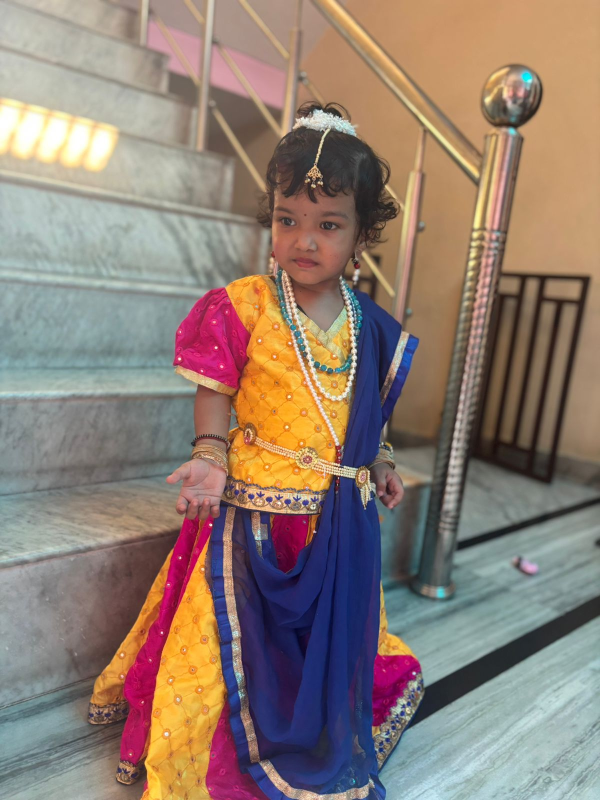
#> input picture inputs/photos/WhatsApp Image 2025-08-17 at 21.01.04 (1).jpeg, 1200 x 1600 px (shown at 1/2 size)
$ python -i funny.py   (imports and definitions only)
#> lines starting #> are read from the running program, lines starting #| are printed output that depends on the picture; after the words box and inside, x2 and y2 are one past the last pixel; in counts of white or black regions, pixels touching at a corner belong together
#> further down, picture is the input picture: shape (1600, 1200, 3); mean B, G, R 115.5, 126.2, 143.4
import cv2
import numpy as np
from PIL import Image, ImageDraw, ImageFont

def cartoonify(img):
    gray = cv2.cvtColor(img, cv2.COLOR_BGR2GRAY)
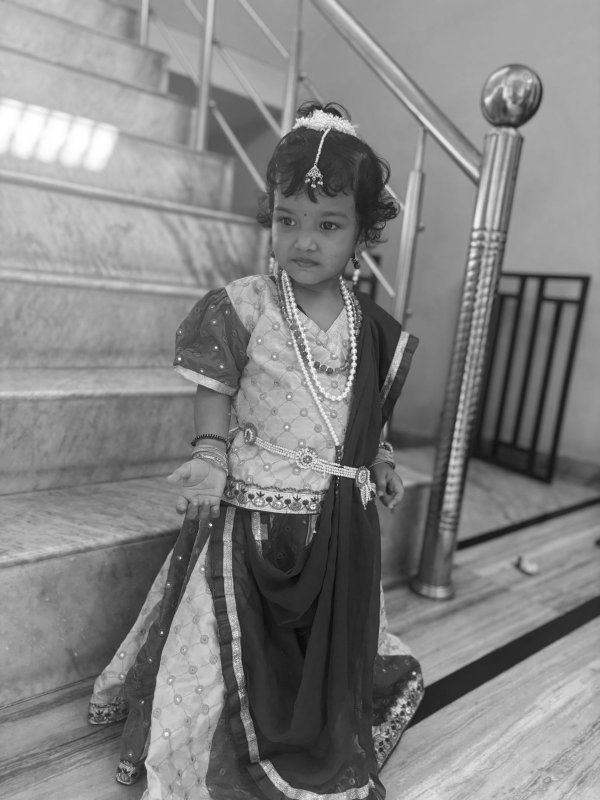
#> gray: shape (1600, 1200) (shown at 1/2 size); min 4, max 255, mean 130.2
    gray = cv2.medianBlur(gray, 7)
    edges = cv2.adaptiveThreshold(gray, 255, cv2.ADAPTIVE_THRESH_MEAN_C,
                                  cv2.THRESH_BINARY, blockSize=9, C=2)
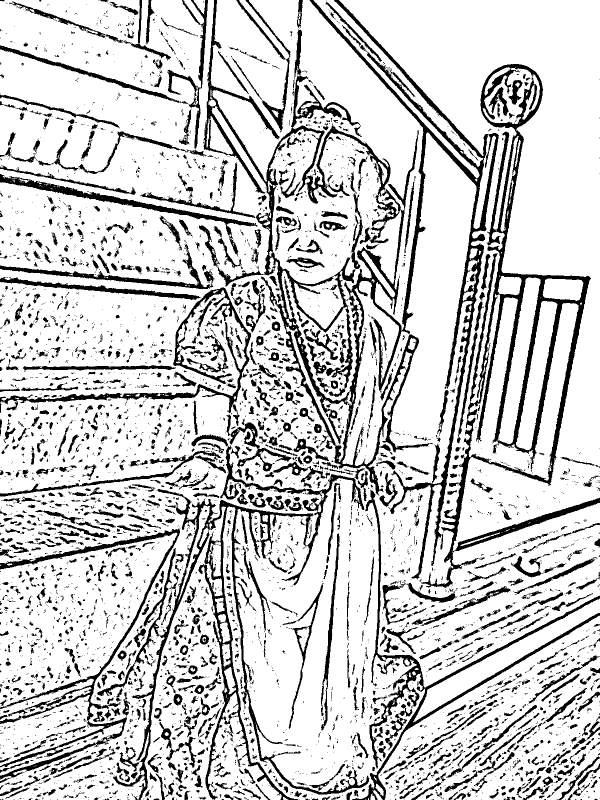
#> edges: shape (1600, 1200) (shown at 1/2 size); 80.6% white; 5438 black regions (4075 under 20 px), largest, box (x1, y1, x2, y2) and area: (383, 0, 998, 1172) 74673, (842, 128, 1200, 1176) 39307, (194, 978, 739, 1600) 26596
    color = cv2.bilateralFilter(img, 9, 300, 300)
    cartoon = cv2.bitwise_and(color, color, mask=edges)
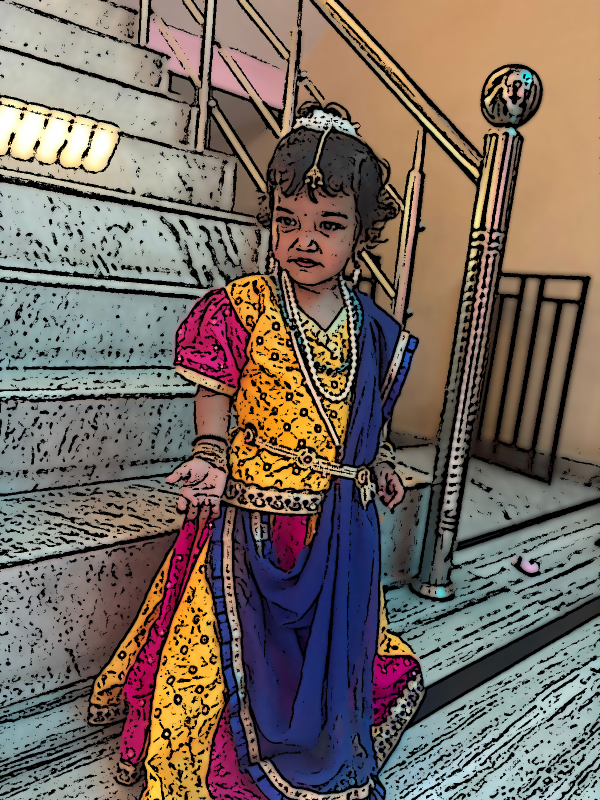
#> cartoon: shape (1600, 1200, 3) (shown at 1/2 size); mean B, G, R 96.4, 105.4, 118.7
    return cartoon

# [42 lines left out: functions meme_caption, overlay_sticker, not called in this run]

>>> import cv2
>>> picture = cv2.imread('inputs/photos/WhatsApp Image 2025-08-17 at 21.01.04 (1).jpeg')
>>> result = cartoonify(picture)

$ run again, on inputs/photos/WhatsApp Image 2025-08-17 at 21.01.07 (1).jpeg
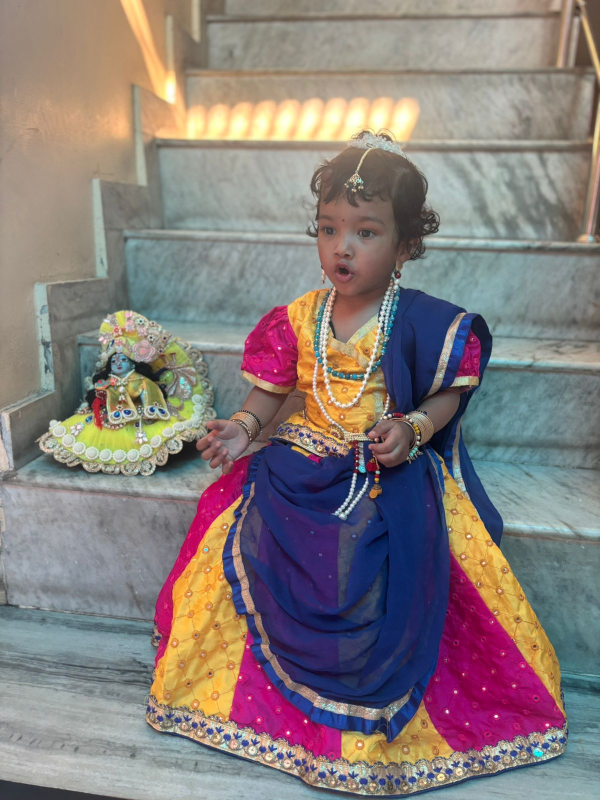
#> input picture inputs/photos/WhatsApp Image 2025-08-17 at 21.01.07 (1).jpeg, 1200 x 1600 px (shown at 1/2 size)
#> picture is the input picture: shape (1600, 1200, 3); mean B, G, R 123.8, 125.1, 135.4
#> in cartoonify, `edges = cv2.adaptiveThreshold(gray, 255, cv2.ADAPTIVE_THRESH_MEAN_C, c..`:
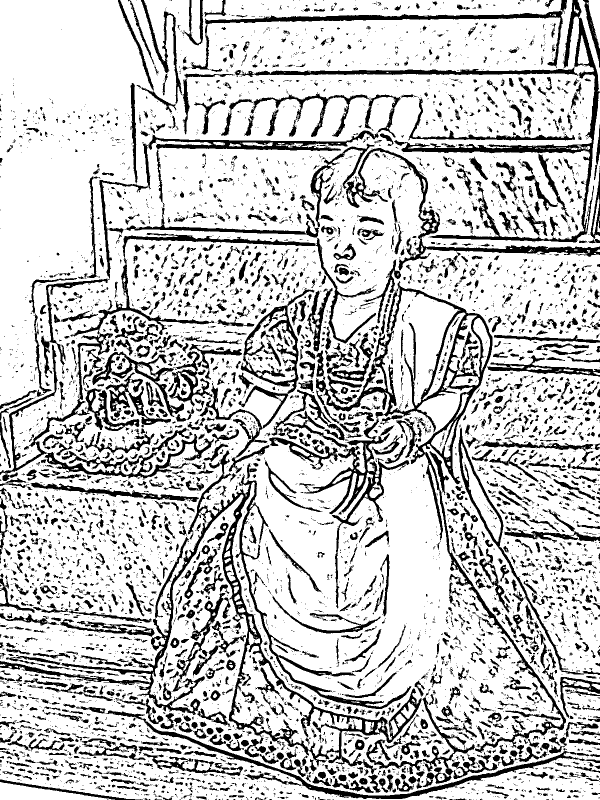
#> edges: shape (1600, 1200) (shown at 1/2 size); 78.1% white; 6912 black regions (4967 under 20 px), largest, box (x1, y1, x2, y2) and area: (0, 901, 843, 1549) 34245, (632, 562, 1132, 1506) 23305, (469, 0, 1200, 485) 19039
#> in cartoonify, `cartoon = cv2.bitwise_and(color, color, mask=edges)`:
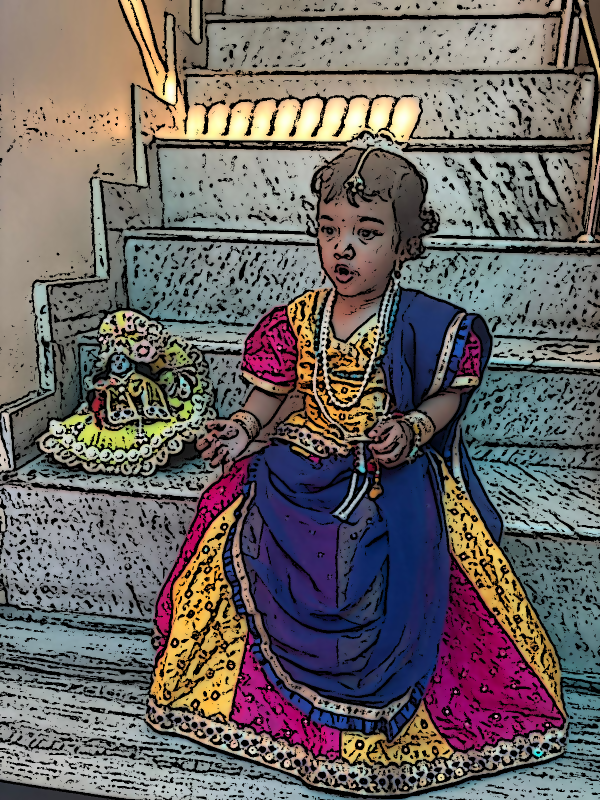
#> cartoon: shape (1600, 1200, 3) (shown at 1/2 size); mean B, G, R 99.8, 100.8, 108.1

$ run again, on inputs/photos/WhatsApp Image 2025-08-17 at 21.01.04.jpeg
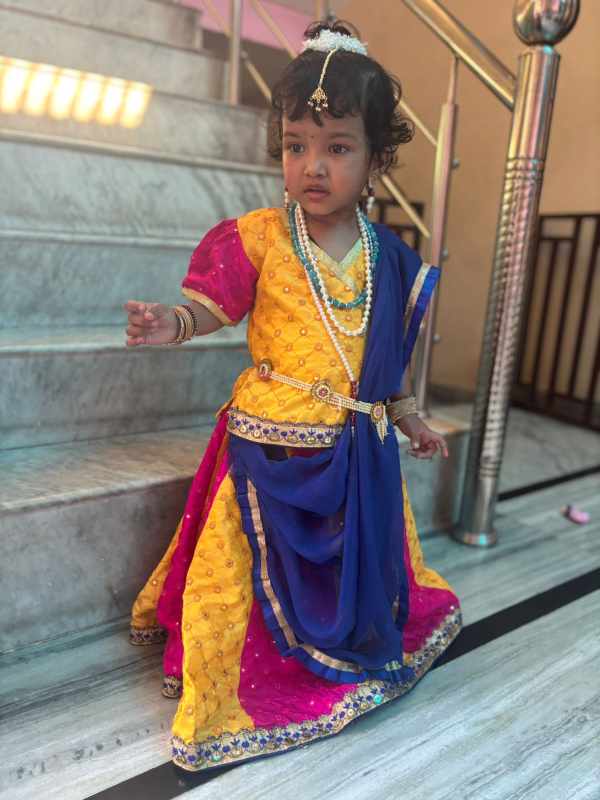
#> input picture inputs/photos/WhatsApp Image 2025-08-17 at 21.01.04.jpeg, 1200 x 1600 px (shown at 1/2 size)
#> picture is the input picture: shape (1600, 1200, 3); mean B, G, R 117.4, 124.4, 138.3
#> in cartoonify, `edges = cv2.adaptiveThreshold(gray, 255, cv2.ADAPTIVE_THRESH_MEAN_C, c..`:
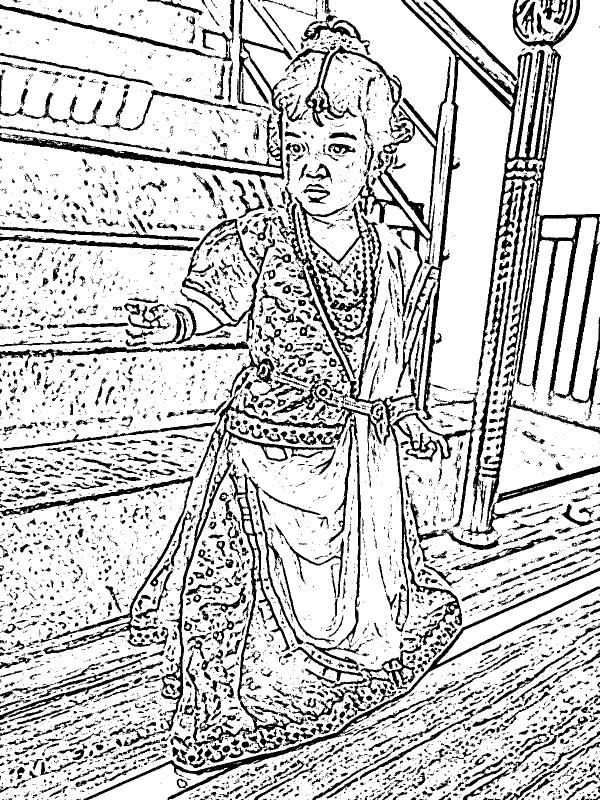
#> edges: shape (1600, 1200) (shown at 1/2 size); 78.3% white; 6393 black regions (4653 under 20 px), largest, box (x1, y1, x2, y2) and area: (795, 0, 1200, 840) 50046, (498, 406, 957, 1290) 22936, (290, 744, 767, 1463) 13927
#> in cartoonify, `cartoon = cv2.bitwise_and(color, color, mask=edges)`:
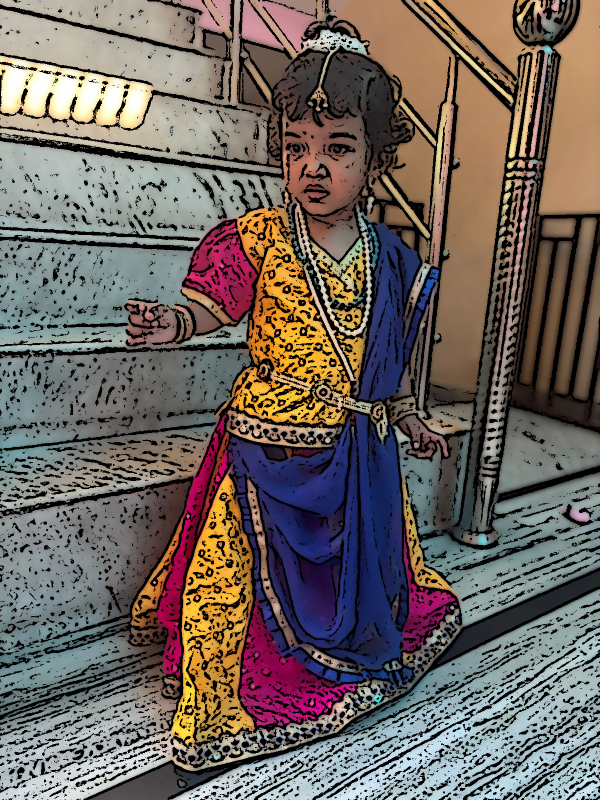
#> cartoon: shape (1600, 1200, 3) (shown at 1/2 size); mean B, G, R 95.3, 100.7, 110.8
